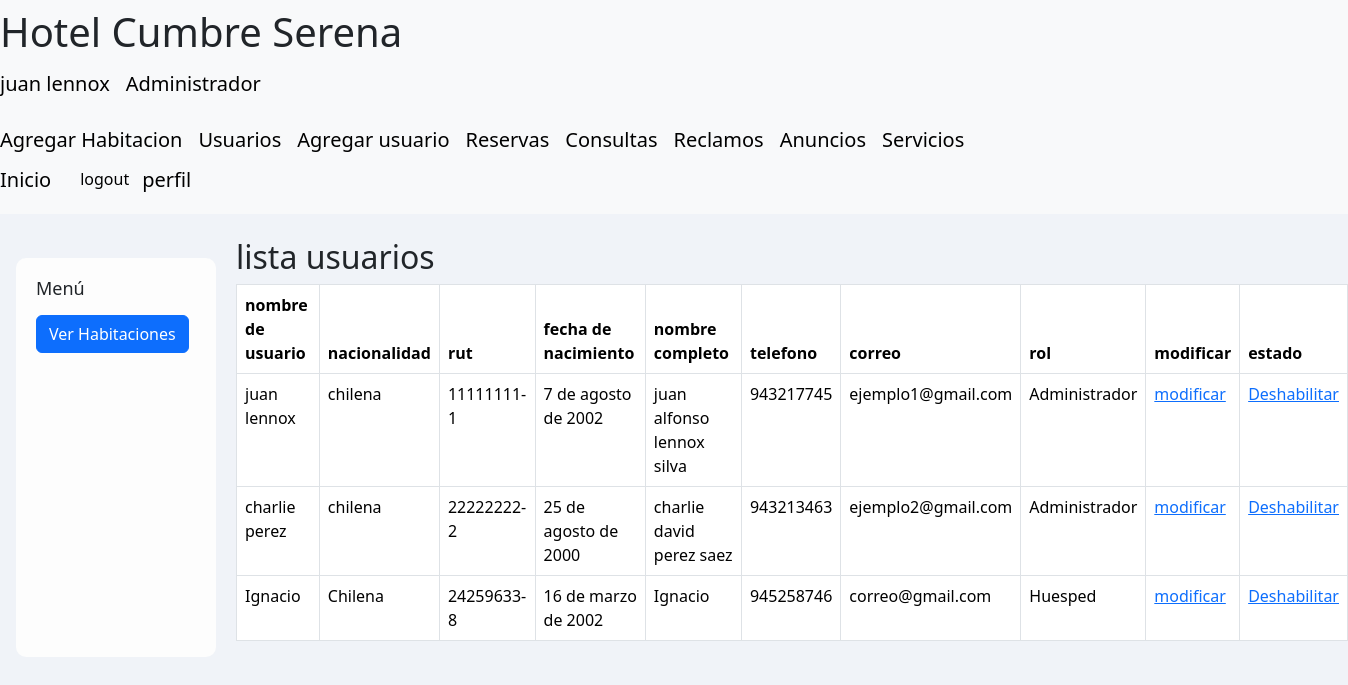
The app's page /accounts/listaUsuarios/ (signed in) with its own data.
### hotel/models.py (models this page shows, shortened)
class Usuario(models.Model):
    user = models.OneToOneField(User, on_delete=models.CASCADE)
    nacionalidad = models.CharField(max_length=100)
    rut = models.CharField(max_length=10, unique=True)
    fecha_nacimiento = models.DateField()
    nombre_completo = models.CharField(max_length=200)
    numero_telefonico = models.CharField(max_length=9, unique=True)
    correo = models.EmailField(unique=True)
    rol = models.ForeignKey(Rol, on_delete=models.CASCADE)

class Rol(models.Model):
    administrador = 'Administrador'
    recepcionista = 'Recepcionista'
    huesped = 'Huesped'
    opciones = [
        (administrador, 'Administrador'),
        (recepcionista, 'Recepcionista'),
        (huesped, 'Huesped')
    ]
    nombre = models.CharField(max_length=100, choices=opciones, unique=True)
    def __str__(self):
        return self.nombre

### registration/views.py (the view)
# urls.py: path('listaUsuarios/', ListaUsuariosView.as_view(), name='Lista_usuarios'),
@method_decorator(login_required, name='dispatch')
class ListaUsuariosView(ListView):
    template_name = 'registration/lista_usuarios.html'
    context_object_name = 'usuario'
    def get_queryset(self):
        return Usuario.objects.all()

### registration/templates/registration/lista_usuarios.html
{% extends "hotel/usuarios.html" %}
{% block content %}
<h2>lista usuarios</h2>
{% if usuario %}
<table class="table table-bordered">
    <thead>
        <tr>
            <th scope="col">nombre de usuario</th>
            <th scope="col">nacionalidad</th>
            <th scope="col">rut</th>
            <th scope="col">fecha de nacimiento</th>
            <th scope="col">nombre completo</th>
            <th scope="col">telefono</th>
            <th scope="col">correo</th>
            <th scope="col">rol</th>
            <th scope="col">modificar</th>
            <th scope="col">estado</th>
        </tr>
    </thead>
    {% for u in usuario %}
    <tbody>
        <tr>
            <td scope="row">{{u.user.username}}</td>
            <td>{{u.nacionalidad}}</td>
            <td>{{u.rut}}</td>
            <td>{{u.fecha_nacimiento}}</td>
            <td>{{u.nombre_completo}}</td>
            <td>{{u.numero_telefonico}}</td>
            <td>{{u.correo}}</td>
            <td>{{u.rol}}</td>
            <td>
                <a href="{% url 'editar_usuario_admin' u.id %}">modificar</a>
            </td>
            {% if request.user.is_superuser or request.user.usuario.rol.nombre == 'Administrador' %}
                {% if not u.user.is_active %}
                <td>
                    <a href="{% url 'habilitar_usuario' u.id %}">Habilitar</a>
                </td>
                {% else %}
                <td>
                    <a href="{% url 'deshabilitar_usuario' u.id %}">Deshabilitar</a>
                </td>
                {% endif %}
            {% endif %}
        </tr>
    </tbody>
    {% endfor %}
</table>
{% endif %}
{% endblock  %}

### hotel/templates/hotel/usuarios.html (shortened to what this page needs)
<!DOCTYPE html>
<html lang="en">
<head>
    <link href="https://cdn.jsdelivr.net/npm/bootstrap@5.3.3/dist/css/bootstrap.min.css" rel="stylesheet">
    <link rel="stylesheet" href="https://cdn.jsdelivr.net/npm/bootstrap-icons@1.10.2/font/bootstrap-icons.css">
</head>
<body>
    <nav class="navbar navbar-light bg-light justify-content-between">
        <div class="header">
            <h1 class='titulo'>Hotel Cumbre Serena</h1>
            {% if request.user.is_superuser or request.user.usuario.rol.nombre == 'Administrador' %}
                <div class="nav">
                    <p class="navbar-brand">{{ request.user.username }}</p>
                    <p class="navbar-brand">{{ request.user.usuario.rol }}</p>
                </div>
            {% elif request.user.usuario.rol.nombre == 'Recepcionista' %}
                <div class="nav">
                    <p class="navbar-brand">{{ request.user.username }}</p>
                    <p class="navbar-brand">{{ request.user.usuario.rol }}</p>
                </div>
            {% elif request.user.usuario.rol.nombre == 'Huesped' %}
                <div class="nav">
                    <p class="navbar-brand">{{ request.user.username }}</p>
                    <p class="navbar-brand">{{ request.user.usuario.rol }}</p>
                </div>
            {% endif %}
            {% if request.user.is_superuser or request.user.usuario.rol.nombre == 'Administrador' %}
                <div class="nav">
                    <a class="navbar-brand" href="{% url 'crearHabitacion' %}">Agregar Habitacion</a>
                    <a class="navbar-brand" href="{% url 'Lista_usuarios' %}">Usuarios</a>
                    <a class="navbar-brand" href="{% url 'crear_usuario' %}">Agregar usuario</a>
                    <a class="navbar-brand" href="{% url 'listaReservas' %}">Reservas</a>
                    <a class="navbar-brand" href="{% url 'listaConsultas' %}">Consultas</a>
                    <a class="navbar-brand" href="{% url 'listaReclamos' %}">Reclamos</a>
                    <a class="navbar-brand" href="{% url 'lista_anuncios' %}">Anuncios</a>
                    <a class="navbar-brand" href="{% url 'listaServicios' %}">Servicios</a>
                </div>
            {% endif %}
            <div class="nav">
                <a class="navbar-brand" href="{% url 'listaHabitaciones' %}">Inicio</a>
                {% if request.user.is_authenticated %}
                    <form action="{% url 'logout' %}" method="post">
                        <button class="btn btn-light" type="submit">logout</i></button>
                    </form>
                    <a class="navbar-brand" href="{% url 'perfil' %}">perfil</a>
                {% else %}
                    <a class="navbar-brand" href="{% url 'login' %}">Login</a>
                    <a class="navbar-brand" href="{% url 'signup' %}">Registrate</a>
                {% endif %}
            </div>
        </div>
    </nav>
    <header>
        {% load static %}
        <div>
        </div>
    </header>
    <div class="max-main-content">
        <div class="main-content">
            <div class="sidebar">
                <h3>Menú</h3>
                <a class="btn btn-primary" href="{% url 'listaHabitaciones' %}">Ver Habitaciones</a>
            </div>
        </div>
    <div>
        {% block content %}
        {% endblock %}
    </div>
</div>
</body>
</html>

### hotel/templates/hotel/usuarios.html (style rules this page uses)
.max-main-content { display: flex; }
.sidebar { background-color: #fdfdfd; padding: 20px; width: 200px; border-radius: 10px; margin-right: 20px; }
.sidebar h3 { font-size: 18px; margin-bottom: 15px; }
.main-content { display: flex; flex: 1; width: 100%; max-width: 600px; margin-top: 20px; }
body { background-color: #F0F3F8; }
.header { width: 100%; }
.titulo { width: 30rem; }
nav { background-color: #3366cc; }
.max-main-content { margin-left: 1rem; }
.btn { margin-bottom: 0.5rem; }

### records on screen
Usuario: user.username "juan lennox", nacionalidad "chilena", rut "11111111-1", fecha_nacimiento "7 de agosto de 2002", nombre_completo "juan alfonso lennox silva", numero_telefonico "943217745", correo "ejemplo1@gmail.com", rol "Administrador", shows "Deshabilitar"
Usuario: user.username "charlie perez", nacionalidad "chilena", rut "22222222-2", fecha_nacimiento "25 de agosto de 2000", nombre_completo "charlie david perez saez", numero_telefonico "943213463", correo "ejemplo2@gmail.com", rol "Administrador", shows "Deshabilitar"
Usuario: user.username "Ignacio", nacionalidad "Chilena", rut "24259633-8", fecha_nacimiento "16 de marzo de 2002", nombre_completo "Ignacio", numero_telefonico "945258746", correo "correo@gmail.com", rol "Huesped", shows "Deshabilitar"

### other values on screen
{{ request.user.username }} "juan lennox"
{{ request.user.usuario.rol }} "Administrador"
